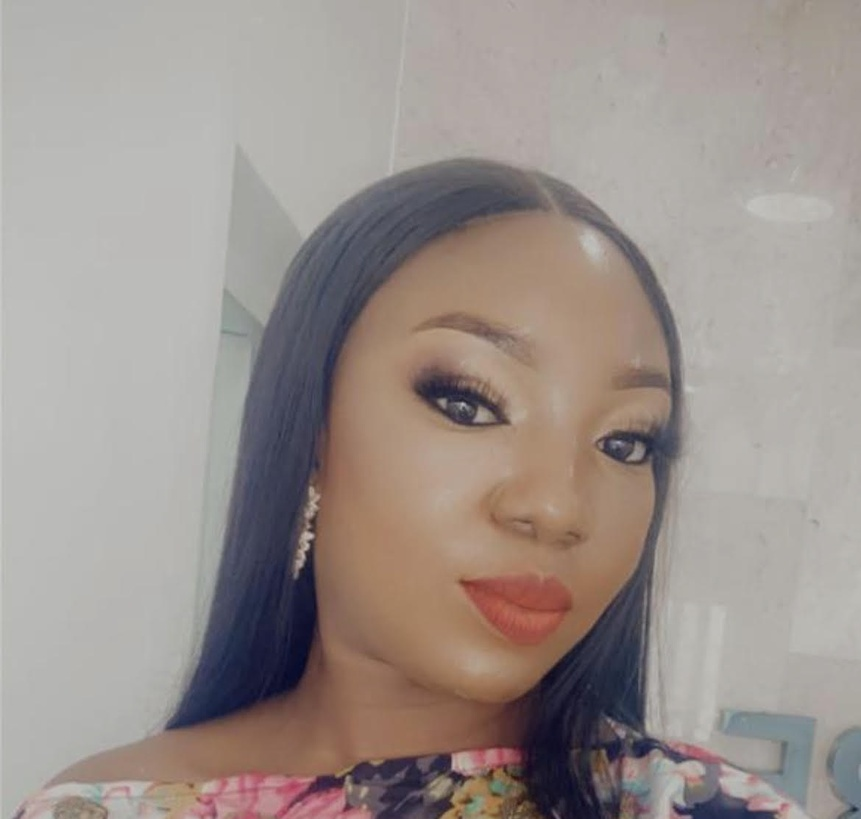
%> input picture Face.jpg, 861 x 819 px, shrunk from 1170 x 1113 before the run
$ octave Kmean_on_HSV_Edge_dection_Scharr_operator.m   (GNU Octave 9; MATLAB toolbox functions it lacks are replaced by stand-ins)
%> lines starting %> are read from the running program, lines starting %| are printed output that depends on the picture; in (x1, y1, x2, y2) boxes, pixels count from 0 and x2, y2 are one past the last pixel; in counts of white or black regions, pixels touching at a corner belong together; the program's own positions count from 1
%Kmean on HSV and using Scharroperator for the Edge Detection

im = imread('Face.jpg');
%> im is the input picture: size 819x861x3 uint8; mean R, G, B 156, 146, 141.4

imHSV = rgb2hsv(im) % converting image to HSV
%> imHSV: size 819x861x3 double; mean H, S, V 0.204, 0.143, 0.621

%segment the image into k= 2, 3, 6, 10 regions
I = uint8(255 * imHSV); % converting uint8 for the conversion of imsegkmean
%> I: size 819x861x3 uint8; mean H, S, V 52, 36.5, 158.2

[L,Centers] = imsegkmeans(I,2); % 2 regions
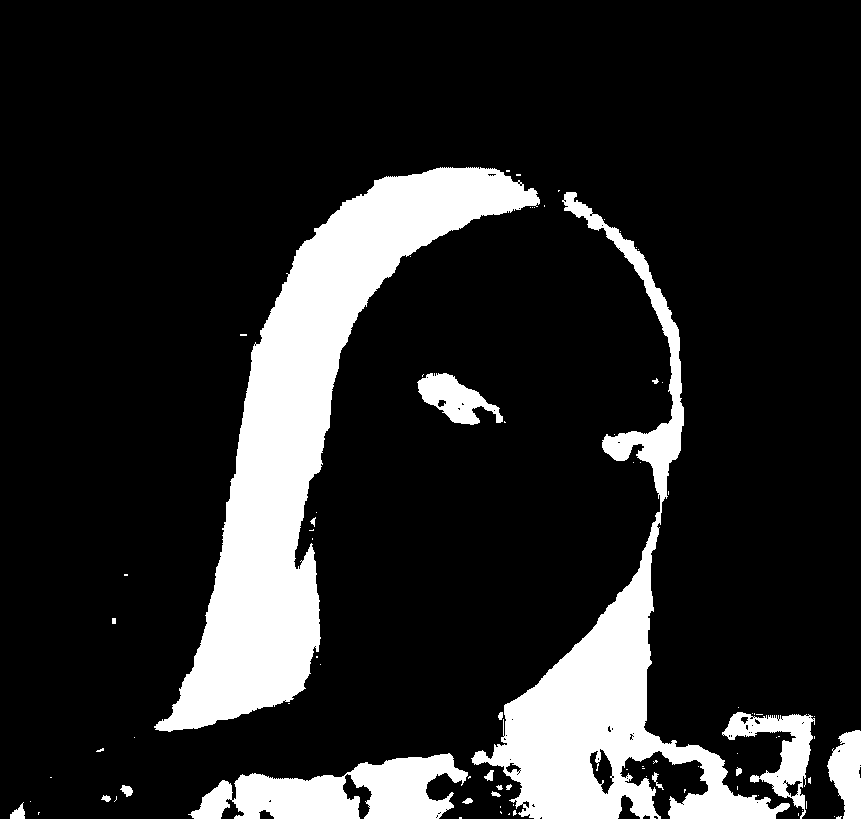
%> L: size 819x861 uint8; values 1 (black) and 2 (white), 15.8% white; 84 white regions (64 under 20 px), largest, box (x1, y1, x2, y2) and area: (154, 167, 540, 732) 56882, (471, 192, 790, 819) 34989, (188, 753, 468, 819) 10725
%> Centers = [28 31 171; 181 66 91]
B2 = labeloverlay(I,L);

[L,Centers] = imsegkmeans(I,3); % 3 regions
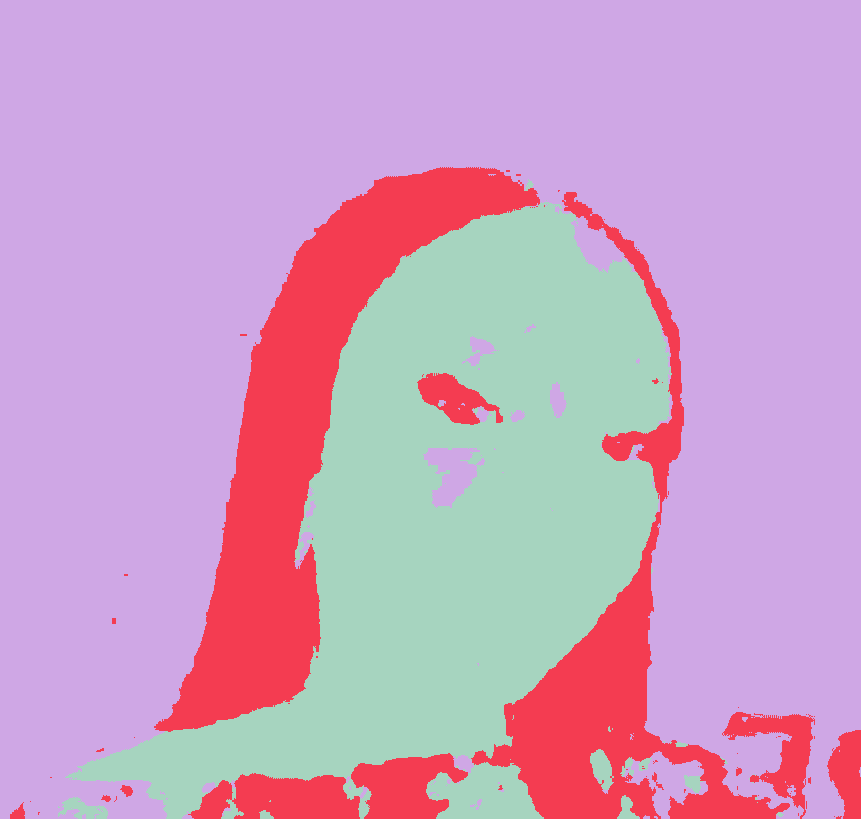
%> L: size 819x861 uint8; 3 distinct labels, from 1 to 3; one colour per label, 0 black
%> Centers = [16 86 153; 183 65 91; 32 10 177]
B3 = labeloverlay(I,L);

[L,Centers] = imsegkmeans(I,4); % 6 regions
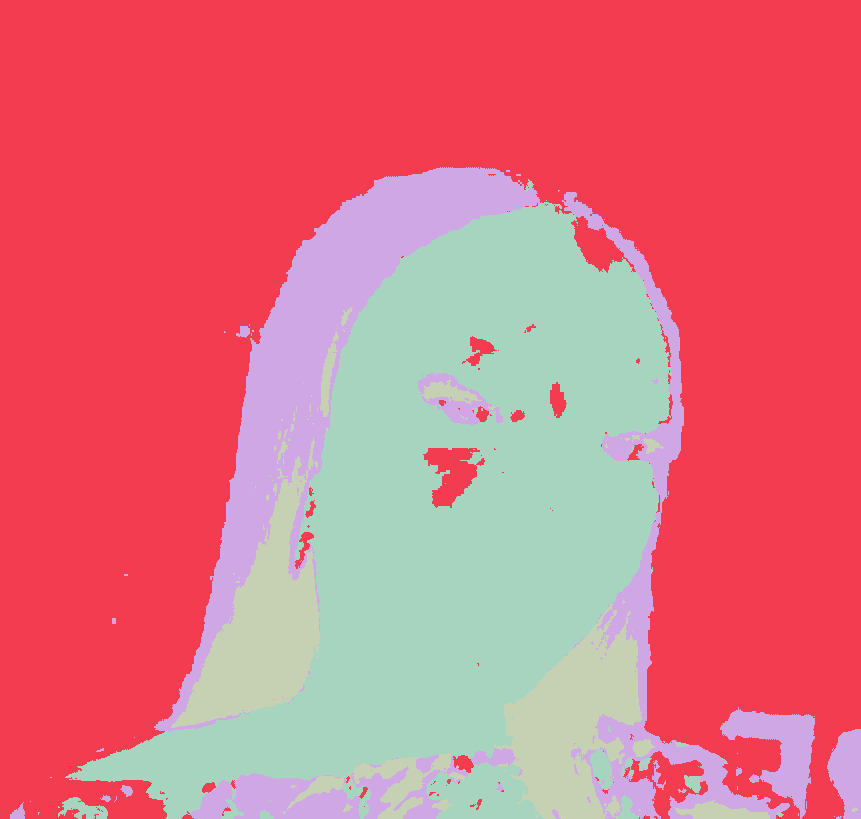
%> L: size 819x861 uint8; 4 distinct labels, from 1 to 4; one colour per label, 0 black
%> Centers = [16 86 153; 32 10 178; 185 41 109; 177 107 61]
B4 = labeloverlay(I,L);

[L,Centers] = imsegkmeans(I,10); % 10 regions
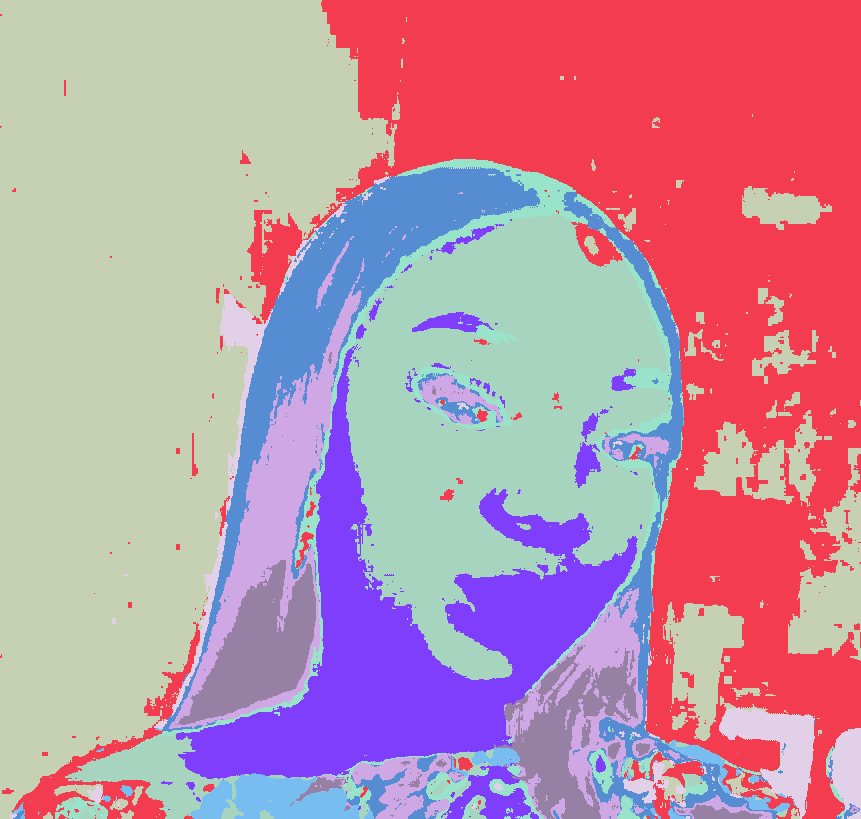
%> L: size 819x861 uint8; 10 distinct labels, from 1 to 10; one colour per label, 0 black
%> Centers = [18 75 166; 21 14 173; 180 70 74; 41 5 183; 139 20 143; 12 49 115; 185 32 99; 14 107 143; 249 83 173; 173 128 56]
B10 = labeloverlay(I,L);


% Processing Kmean for k=3 and using Scharr operator to get the edges

% Choose the cluster number
k = 3;
segment = (L == k);
%> segment: size 819x861 logical; 4.5% white; 116 white regions (87 under 20 px), largest, box (x1, y1, x2, y2) and area: (169, 284, 362, 729) 16453, (555, 588, 643, 819) 6640, (351, 753, 451, 819) 2681

% Apply the Scharr operator
Gx = imfilter(double(segment), [-3 0 3; -10 0 10; -3 0 3], 'replicate');
Gy = imfilter(double(segment), [-3 -10 -3; 0 0 0; 3 10 3], 'replicate');
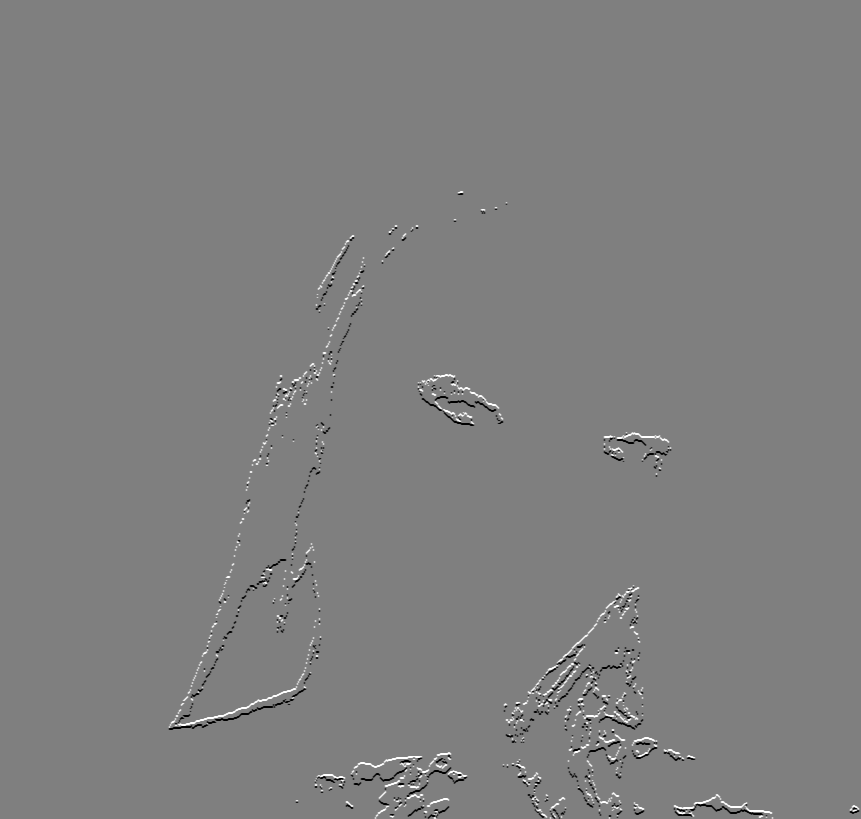
%> Gy: size 819x861 double; min -16, max 16, mean 0.0034; drawn with min black and max white
edge_image = sqrt(Gx.^2 + Gy.^2);


figure('Name', 'Kmeans on HSV Image');
subplot(2,3,1), imshow(imHSV); title('imHSV');
subplot(2,3,2), imshow(B2); title('K=2 on HSV');
subplot(2,3,3), imshow(B3); title('K=3 on HSV');
subplot(2,3,4), imshow(B6); title('K=6 on HSV');
%> (this line was passed over: B6 is not available in this run)
subplot(2,3,5), imshow(B10); title('K=10 on HSV');
subplot(2,3,6), imshow(edge_image), title(['Edge-Detected Segment on HSV, ' num2str(k)]);
%> after `imshow(edge_image)`:
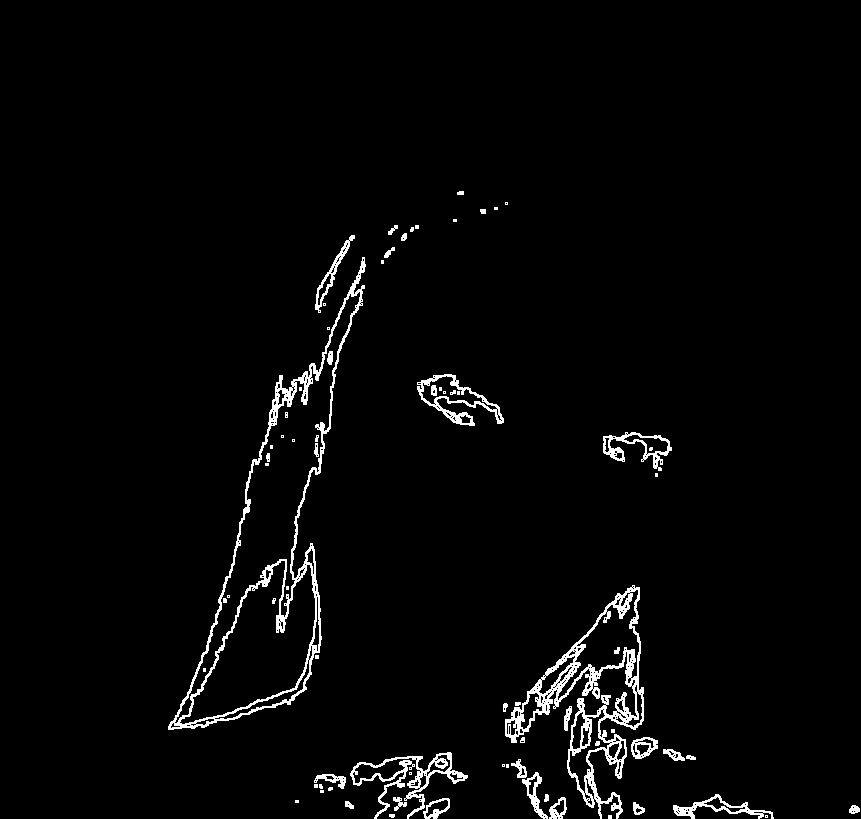
%> displayed picture: size 819x861, on the screen's scale of 0 to 255; 2.7% white in thin lines or dots, all inside (x1, y1, x2, y2) = (168, 191, 860, 819)
